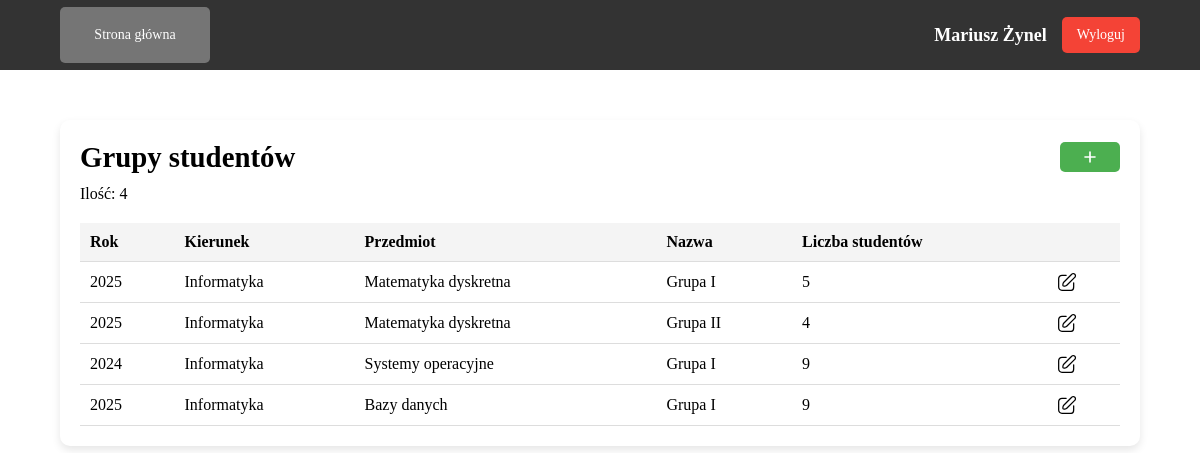
The app's page /teacher/student_groups.php (signed in) with its own data.
### tables this page shows
CREATE TABLE `tGrupy` (
  `ID` int NOT NULL,
  `rok` year NOT NULL,
  `nazwa` varchar(255) NOT NULL,
  `id_wykladowcy` int NOT NULL,
  `id_przedmiotu` int NOT NULL,
  `id_kierunku` int NOT NULL
);

CREATE TABLE `tKierunki` (
  `ID` int NOT NULL,
  `nazwa` varchar(255) NOT NULL,
  `uwagi` text
);

CREATE TABLE `tPrzedmioty` (
  `ID` int NOT NULL,
  `nazwa` varchar(100) NOT NULL,
  `uwagi` text,
  `id_kierunku` int DEFAULT NULL
);

### config/functions.php (called while the page is built, shortened)
<?php
    function getGroupCountByTeacherId($conn, $table, $userId) {
        $query = "  SELECT
                        COUNT(*)
                    FROM
                        $table
                    WHERE
                        id_wykladowcy = '$userId'";
        $result = mysqli_query($conn, $query);
        $row = mysqli_fetch_row($result);
        return $row[0];
    }
    function getStudentCountByGroup($conn, $userId) {
        $query = "
                SELECT
                    g.ID AS group_id,
                    COUNT(gs.id_studenta) AS student_count
                FROM
                    tGrupy g
                LEFT JOIN
                    tGrupyStudenci gs
                ON
                    g.ID = gs.id_grupy
                WHERE
                    g.id_wykladowcy = '$userId'
                GROUP BY
                    g.ID;
        ";
        $result = mysqli_query($conn, $query);
        $data = [];
        while ($row = mysqli_fetch_assoc($result)) {
            $data[$row['group_id']] = $row['student_count'];
        }
        return $data;
    }
    function getStudentGroups($conn, $userId) {
        $query = "
            SELECT
                g.ID,
                g.rok,
                g.nazwa AS nazwa_grupy,
                u.nazwa AS nazwa_kierunku,
                p.nazwa AS przedmiot,
                g.id_wykladowcy
            FROM tGrupy g
            JOIN tKierunki u ON g.id_kierunku = u.ID
            JOIN tPrzedmioty p ON g.id_przedmiotu = p.ID
            WHERE g.id_wykladowcy = '$userId'
        ";
        $result = mysqli_query($conn, $query);
        return $result;
    }
?>

### public/teacher/student_groups.php (the view, shortened to what this page needs)
<?php
    require_once('../../config/connect.php');
    require_once('../../config/functions.php');
    $user_id = $_SESSION['user_id'];
    $studentGroupCount = getGroupCountByTeacherId($conn, 'tGrupy', $user_id);
    $studentCountAtGroup = getStudentCountByGroup($conn, $user_id);
    $studentGroupInfo = getStudentGroups($conn, $user_id);
?>
<!DOCTYPE html>
<html lang="en">
<head>
    <link rel="stylesheet" href="../../assets/css/main.css">
</head>
<body>
    <header>
        <div class="header-content">
            <div class="left-header">
                <a class="nav-btn" href="teacher_dashboard.php">Strona główna</a>
            </div>
            <div class="right-header">
                <span class="name"><?php echo $_SESSION['user_name'] . ' ' . $_SESSION['user_surname']; ?></span>
                <?php
                    include('../../includes/logout_modal.php');
                ?>
            </div>
        </div>
    </header>
    <main class="main">
        <div class="container">
            <div class="title">
                <h1>Grupy studentów</h1>
                <button class="add-btn" onclick="addEntity()">
                    <img src="../../assets/images/icons/plus.svg" alt="Plus icon" class="add-icon">
                </button>
            </div>
            <p>Ilość: <?php echo $studentGroupCount; ?></p>
            <table>
                <thead>
                    <tr>
                        <th>Rok</th>
                        <th>Kierunek</th>
                        <th>Przedmiot</th>
                        <th>Nazwa</th>
                        <th>Liczba studentów</th>
                        <th></th>
                    </tr>
                </thead>
                <tbody>
                    <?php while ($groupData = mysqli_fetch_assoc($studentGroupInfo)): ?>
                        <tr>
                            <td><?php echo $groupData['rok']; ?></td>
                            <td><?php echo $groupData['nazwa_kierunku']; ?></td>
                            <td><?php echo $groupData['przedmiot']; ?></td>
                            <td><?php echo $groupData['nazwa_grupy']; ?></td>
                            <td>
                            <?php
                                $groupId = $groupData['ID'];
                                echo $studentCountAtGroup[$groupId] ?? 0;
                            ?>
                            </td>
                            <td>
                                <a href="edit_group.php?group_id=<?php echo $groupData['ID']; ?>" class="btn-edit">
                                    <img src="../../assets/images/icons/edit.svg" class="edit-icon">
                                </a>
                            </td>
                        </tr>
                    <?php endwhile; ?>
                </tbody>
            </table>
        </div>
    </main>
</body>
</html>

### assets/css/main.css (style rules this page uses)
* { padding: 0px; margin: 0px; border: none; }
*, *::before, *::after { box-sizing: border-box; }
a, a:link, a:visited { text-decoration: none; }
aside, nav, footer, header, section, main { display: block; }
h1, h2, h3, h4, h5, h6, p { font-size: inherit; font-weight: inherit; }
img { vertical-align: top; }
img, svg { max-width: 100%; height: auto; }
input, textarea, button, select { font-family: inherit; font-size: inherit; color: inherit; background-color: transparent; }
button, input[type=submit] { display: inline-block; box-shadow: none; background-color: transparent; background: none; cursor: pointer; }
h1 { font-size: 1.8rem; font-weight: bold; line-height: 1.2; }
p { margin-top: 10px; }
.container { width: 90%; padding: 20px; box-shadow: 0px 4px 8px rgba(0, 0, 0, 0.1); border-radius: 10px; }
.main { margin-top: 50px; display: flex; justify-content: center; align-items: center; }
header { height: 70px; width: 100%; background-color: #333333; display: flex; align-items: center; justify-content: center; }
.header-content { width: 90%; display: flex; justify-content: space-between; }
.right-header { display: flex; justify-content: space-between; align-items: center; gap: 15px; }
.left-header { display: flex; justify-content: space-between; align-items: center; gap: 15px; }
.nav-btn { background-color: #757575; color: white; width: 150px; padding: 20px 20px; cursor: pointer; font-size: 14px; border-radius: 5px; text-align: center; }
.name { font-size: 18px; font-weight: bold; color: #fff; }
.title { display: flex; justify-content: space-between; align-items: center; }
.add-btn { width: 60px; height: 30px; background-color: #4CAF50; border-radius: 5px; cursor: pointer; }
.edit-icon { width: 20px; height: 20px; }
.add-icon { width: 20px; height: 20px; }
table { width: 100%; margin-top: 20px; border-collapse: collapse; }
th, td { padding: 10px; text-align: left; border-bottom: 1px solid #ddd; }
th { background-color: #f4f4f4; color: black; }

### records on screen
tgrupy: rok "2025", id_kierunku.nazwa "Informatyka", id_przedmiotu.nazwa "Matematyka dyskretna", nazwa "Grupa I", ID "5"
tgrupy: rok "2025", id_kierunku.nazwa "Informatyka", id_przedmiotu.nazwa "Matematyka dyskretna", nazwa "Grupa II", ID "4"
tgrupy: rok "2024", id_kierunku.nazwa "Informatyka", id_przedmiotu.nazwa "Systemy operacyjne", nazwa "Grupa I", ID "9"
tgrupy: rok "2025", id_kierunku.nazwa "Informatyka", id_przedmiotu.nazwa "Bazy danych", nazwa "Grupa I", ID "9"

### other values on screen
$_SESSION['user_name'] "Mariusz"
$_SESSION['user_surname'] "Żynel"
$studentGroupCount "4"
